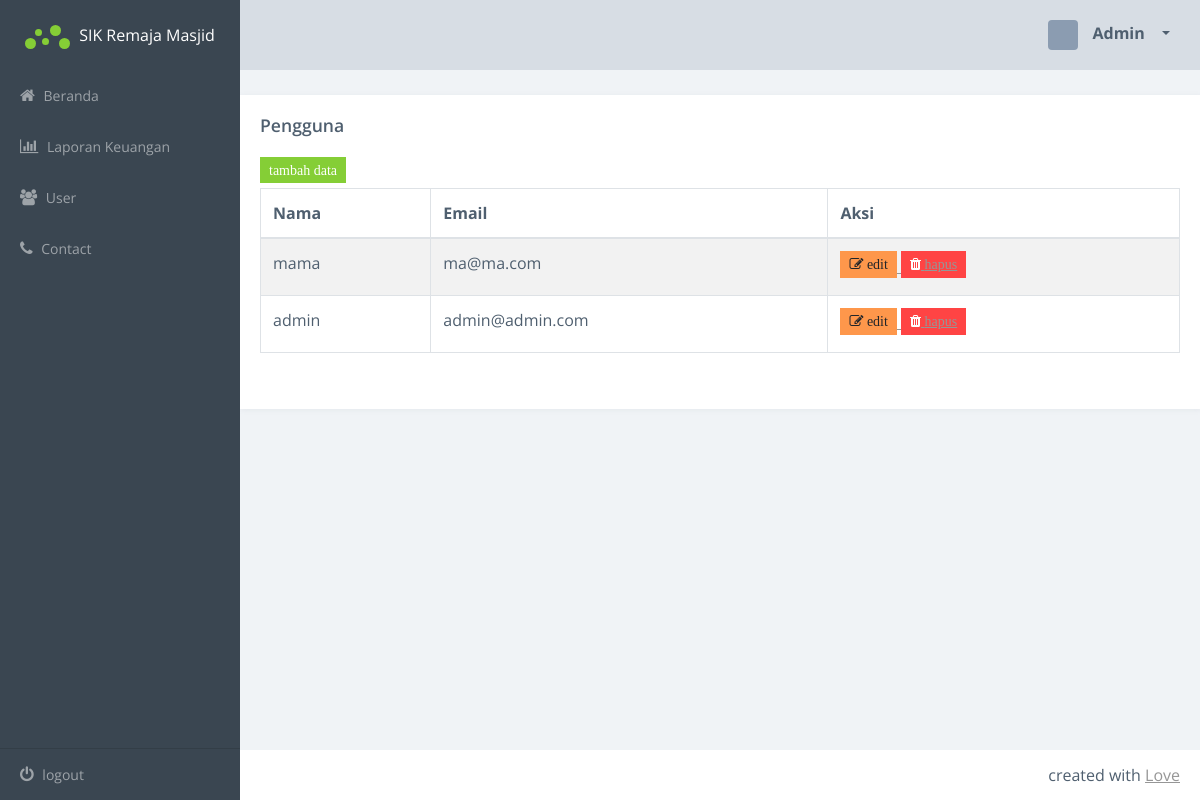
/users.php (signed in), run on the app's committed database.
### tables this page shows
CREATE TABLE `tb_users` (
  `id_users` int(11) NOT NULL,
  `nama` varchar(100) DEFAULT NULL,
  `email` varchar(100) DEFAULT NULL,
  `password` varchar(100) DEFAULT NULL,
  PRIMARY KEY (`id_users`)
);

### users.php (the view, shortened to what this page needs)
<?php
include_once("config.php");
$result = mysqli_query($conn, "SELECT * FROM tb_users ORDER BY id_users ASC");
?>
<!doctype html>
<html class="no-js" lang="en">
    <head>
        <link rel="stylesheet" href="css/vendor.css">
        <link rel="stylesheet" href="css/app.css">
    </head>
    <body>
        <div class="main-wrapper">
            <div class="app" id="app">
                <header class="header">
                    <div class="header-block header-block-nav">
                        <ul class="nav-profile">
                            <li class="profile dropdown">
                                <a class="nav-link dropdown-toggle" data-toggle="dropdown" href="#" role="button" aria-haspopup="true" aria-expanded="false">
                                    <div class="img" style="background-image: url('https://avatars3.githubusercontent.com/u/3959008?v=3&s=40')"> </div>
                                    <span class="name"> Admin </span>
                                </a>
                            </li>
                        </ul>
                    </div>
                </header>
                <aside class="sidebar">
                    <div class="sidebar-container">
                        <div class="sidebar-header">
                            <div class="brand">
                                <div class="logo">
                                    <span class="l l1"></span>
                                    <span class="l l2"></span>
                                    <span class="l l3"></span>
                                    <span class="l l4"></span>
                                    <span class="l l5"></span>
                                </div> SIK Remaja Masjid </div>
                        </div>
                        <nav class="menu">
                            <ul class="sidebar-menu metismenu" id="sidebar-menu">
                                <li class="">
                                    <a href="index.php">
                                        <i class="fa fa-home"></i> Beranda </a>
                                </li>
                                <li class="">
                                    <a href="keuangan.php">
                                        <i class="fa fa-bar-chart"></i> Laporan Keuangan </a>
                                </li>
                                <li class="">
                                    <a href="users.php">
                                        <i class="fa fa-users"></i> User </a>
                                </li>
                                <li class="">
                                    <a href="index.php">
                                        <i class="fa fa-phone"></i> Contact </a>
                                </li>
                            </ul>
                        </nav>
                    </div>
                    <footer class="sidebar-footer">
                        <ul class="sidebar-menu metismenu" id="customize-menu">
                            <li>
                                <a href="logout.php">
                                    <i class="fa fa-power-off"></i> logout </a>
                            </li>
                        </ul>
                    </footer>
                </aside>
                <div class="title-block">
                    <h1 class="title"> Responsive Tables </h1>
                    <p class="title-description"> When blocks aren't enough </p>
                </div>
                <section class="section">
                        <div class="row">
                            <div class="col-md-12">
                                <div class="card">
                                    <div class="card-block">
                                        <div class="card-title-block">
                                            <h3 class="title"> Pengguna </h3>
                                        </div>
                                        <div><a href="tambahusers.php"> <button class='btn btn-primary btn-sm fa fa-primary'> tambah data </button></a></div>
                                        <section class="example">
                                            <div class="table-responsive">
                                                <table class="table table-striped table-bordered table-hover">
                                                    <thead>
                                                        <tr>
                                                            <th>Nama</th>
                                                            <th>Email</th>
                                                            <th>Aksi</th>
                                                        </tr>
                                                    </thead>
                                                    <tbody>
                                                        <?php
                                                                while($data = mysqli_fetch_array($result)) {
                                                        echo"<tr>";
                                                            echo "<td>".$data['nama']."</td>";
                                                            echo "<td>".$data['email']."</td>";
                                                            echo "<td><a href='editusers.php?id=$data[id_users]'><button title='edit' class='btn btn-warning btn-sm fa fa-edit'> edit </button>
                                                                <button title='hapus' class='btn btn-danger btn-sm fa fa-trash'><a href='deleteusers.php?id=$data[id_users]'> hapus </button></td>";
                                                        echo"</tr>";
                                                    }
                                                    ?>
                                                    </tbody>
                                                </table>
                                            </div>
                                        </section>
                                    </div>
                                </div>
                            </div>
                        </div>
                    </section>
                <footer class="footer">
                    <div class="footer-block author">
                        <ul>
                            <li> created with
                                <a href="#">Love</a>
                            </li>
                        </ul>
                    </div>
                </footer>
    </body>
</html>

### data on the page
tb_users: nama "mama", email "ma@ma.com"
tb_users: nama "admin", email "admin@admin.com"
